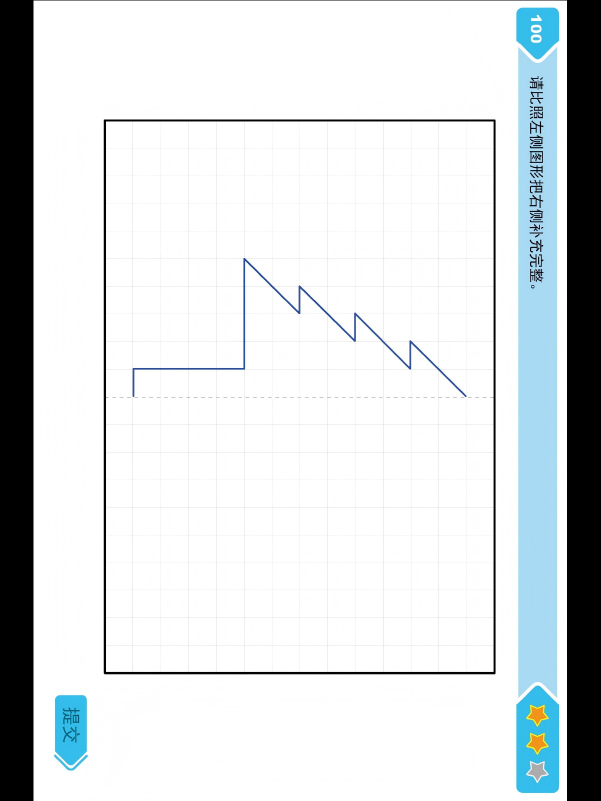
#> input picture data/35duichen.png, 1201 x 1601 px, found by its file name (shown at 1/2 size)
$ python final_shape_sym.py
#> lines starting #> are read from the running program, lines starting #| are printed output that depends on the picture; after the words box and inside, x2 and y2 are one past the last pixel; in counts of white or black regions, pixels touching at a corner belong together
import os
import shutil
import cv2
import numpy as np

EXPECTED_WIDTH = 1201
EXPECTED_HEIGHT = 1601
IGNORE_SIDE_WIDTH = 190
DEFAULT_IGNORE_MODE = "white"   # "white" or "transparent"

# 线提取参数
DARK_THRESH = 100
GRID_GRAY_LOW = 190
GRID_GRAY_HIGH = 245

# 网格补全参数
MIN_VERTICAL_COL_SUM_RATIO = 0.10
MIN_HORIZONTAL_ROW_SUM_RATIO = 0.10
CLUSTER_GAP = 6
GRID_LINE_THICKNESS = 1
OUTER_BORDER_INSET = 1

# 新增：边缘辅助线删除参数
BORDER_NEAR_LINE_RATIO = 0.75
# 含义：若“边缘到首条线”的距离 < 正常间距均值 * 0.75，则删掉这条边缘线

# 新增：中轴线补线参数
MID_AXIS_GAP_RATIO = 1.6
# 含义：若某个相邻间距 > 正常间距中位数 * 1.6，则在该间距中点补一条线


def ensure_dir(path: str):
    if not os.path.exists(path):
        os.makedirs(path)


def clear_directory(dir_path: str):
    """删除目录中的所有内容，但保留目录本身。"""
    if os.path.exists(dir_path):
        shutil.rmtree(dir_path, ignore_errors=True)
    os.makedirs(dir_path, exist_ok=True)


def save_mask(mask: np.ndarray, path: str):
    cv2.imwrite(path, mask)


def apply_mask_to_image(image: np.ndarray, mask: np.ndarray) -> np.ndarray:
    result = np.full_like(image, 255)
    result[mask > 0] = image[mask > 0]
    return result


def keep_largest_rectangle_contour(binary_mask: np.ndarray, min_area=10000):
    contours, _ = cv2.findContours(binary_mask, cv2.RETR_EXTERNAL, cv2.CHAIN_APPROX_SIMPLE)

    best = None
    best_area = 0

    for cnt in contours:
        area = cv2.contourArea(cnt)
        if area < min_area:
            continue

        peri = cv2.arcLength(cnt, True)
        approx = cv2.approxPolyDP(cnt, 0.02 * peri, True)

        if 4 <= len(approx) <= 10:
            if area > best_area:
                best_area = area
                best = cnt

    if best is None:
        return None, None, None

    x, y, w, h = cv2.boundingRect(best)
    box = np.array([[x, y], [x + w, y], [x + w, y + h], [x, y + h]], dtype=np.int32)
    return best, box, (x, y, w, h)


def remove_small_components(mask: np.ndarray, min_area: int) -> np.ndarray:
    num_labels, labels, stats, _ = cv2.connectedComponentsWithStats(mask, connectivity=8)
    out = np.zeros_like(mask)

    for i in range(1, num_labels):
        area = stats[i, cv2.CC_STAT_AREA]
        if area >= min_area:
            out[labels == i] = 255
    return out


def extract_dark_lines(gray: np.ndarray, thresh=100) -> np.ndarray:
    _, mask = cv2.threshold(gray, thresh, 255, cv2.THRESH_BINARY_INV)
    return mask


def extract_light_gray_lines(gray: np.ndarray, low=190, high=245) -> np.ndarray:
    mask = cv2.inRange(gray, low, high)
    return mask


def horizontal_line_enhance(mask: np.ndarray, ksize=25) -> np.ndarray:
    kernel = cv2.getStructuringElement(cv2.MORPH_RECT, (ksize, 1))
    out = cv2.morphologyEx(mask, cv2.MORPH_OPEN, kernel)
    return out


def vertical_line_enhance(mask: np.ndarray, ksize=25) -> np.ndarray:
    kernel = cv2.getStructuringElement(cv2.MORPH_RECT, (1, ksize))
    out = cv2.morphologyEx(mask, cv2.MORPH_OPEN, kernel)
    return out


def put_roi_back(full_shape, roi_mask, rect):
    x, y, w, h = rect
    full = np.zeros(full_shape[:2], dtype=np.uint8)
    full[y:y + h, x:x + w] = roi_mask
    return full


def build_ignore_mask(image_shape, side_width=190) -> np.ndarray:
    h, w = image_shape[:2]
    mask = np.zeros((h, w), dtype=np.uint8)

    side_width = max(0, min(side_width, w // 2))
    if side_width > 0:
        mask[:, :side_width] = 255
        mask[:, w - side_width:] = 255

    return mask


def preprocess_ignore_side_regions(
    img: np.ndarray,
    side_width: int = 190,
    expected_width: int = 1201,
    expected_height: int = 1601,
    fill_mode: str = "white"
):
    h, w = img.shape[:2]

    if (w, h) != (expected_width, expected_height):
        print(
            f"[警告] 当前图片尺寸为 {w}x{h}，"
            f"与预期 {expected_width}x{expected_height} 不一致。"
            f"仍将按左右各 {side_width}px 进行忽略处理。"
        )

    ignored_mask = build_ignore_mask(img.shape, side_width=side_width)

    processed_bgr = img.copy()
    processed_bgr[ignored_mask > 0] = (255, 255, 255)

    if fill_mode == "transparent":
        preview_rgba = cv2.cvtColor(img, cv2.COLOR_BGR2BGRA)
        preview_rgba[ignored_mask > 0, 3] = 0
    else:
        preview_rgba = cv2.cvtColor(processed_bgr, cv2.COLOR_BGR2BGRA)

    return processed_bgr, ignored_mask, preview_rgba


def extract_blue_polyline(img: np.ndarray) -> np.ndarray:
    hsv = cv2.cvtColor(img, cv2.COLOR_BGR2HSV)

    lower_blue = np.array([90, 60, 50], dtype=np.uint8)
    upper_blue = np.array([140, 255, 255], dtype=np.uint8)

    blue_mask = cv2.inRange(hsv, lower_blue, upper_blue)
    blue_mask = cv2.morphologyEx(
        blue_mask,
        cv2.MORPH_OPEN,
        cv2.getStructuringElement(cv2.MORPH_RECT, (2, 2))
    )
    blue_mask = remove_small_components(blue_mask, min_area=20)
    return blue_mask


def extract_outer_box(img: np.ndarray):
    gray = cv2.cvtColor(img, cv2.COLOR_BGR2GRAY)
    dark_mask = extract_dark_lines(gray, thresh=DARK_THRESH)

    dark_mask = cv2.dilate(
        dark_mask,
        cv2.getStructuringElement(cv2.MORPH_RECT, (3, 3)),
        iterations=1
    )

    _, _, rect = keep_largest_rectangle_contour(dark_mask, min_area=50000)
    if rect is None:
        raise RuntimeError("没有找到对称图的大外框。")

    x, y, w, h = rect
    outer_box_mask = np.zeros(gray.shape, dtype=np.uint8)
    cv2.rectangle(outer_box_mask, (x, y), (x + w, y + h), 255, 2)
    return outer_box_mask, rect


def extract_grid_and_dashed(img: np.ndarray, rect):
    """
    - grid_mask_full: 原始提取的网格（未补全）
    - dashed_mask_full: 虚线
    - light_mask_full: 原始浅灰线候选（便于调试）
    """
    x, y, w, h = rect
    roi = img[y:y + h, x:x + w].copy()
    gray = cv2.cvtColor(roi, cv2.COLOR_BGR2GRAY)

    light_mask = extract_light_gray_lines(gray, low=GRID_GRAY_LOW, high=GRID_GRAY_HIGH)

    dark_mask = extract_dark_lines(gray, thresh=120)
    light_mask[dark_mask > 0] = 0

    hori = horizontal_line_enhance(light_mask, ksize=25)
    vert = vertical_line_enhance(light_mask, ksize=25)

    grid_mask_roi = cv2.bitwise_or(hori, vert)
    grid_mask_roi = remove_small_components(grid_mask_roi, min_area=30)

    dashed_candidate = horizontal_line_enhance(light_mask, ksize=9)

    row_sum = np.sum(dashed_candidate > 0, axis=1)
    candidate_rows = np.where(row_sum > max(20, w * 0.03))[0]

    dashed_mask_roi = np.zeros_like(dashed_candidate)
    if len(candidate_rows) > 0:
        target_row = int(np.median(candidate_rows))

        band_top = max(0, target_row - 3)
        band_bottom = min(h, target_row + 4)
        dashed_band = dashed_candidate[band_top:band_bottom, :].copy()

        dashed_band = cv2.morphologyEx(
            dashed_band,
            cv2.MORPH_OPEN,
            cv2.getStructuringElement(cv2.MORPH_RECT, (5, 1))
        )

        dashed_mask_roi[band_top:band_bottom, :] = dashed_band
        dashed_mask_roi = remove_small_components(dashed_mask_roi, min_area=5)

    grid_wo_dashed_roi = grid_mask_roi.copy()
    grid_wo_dashed_roi[dashed_mask_roi > 0] = 0

    grid_mask_full = put_roi_back(img.shape, grid_wo_dashed_roi, rect)
    dashed_mask_full = put_roi_back(img.shape, dashed_mask_roi, rect)
    light_mask_full = put_roi_back(img.shape, light_mask, rect)

    return grid_mask_full, dashed_mask_full, light_mask_full


def cluster_positions(positions, max_gap=6):
    if len(positions) == 0:
        return []

    positions = sorted(int(p) for p in positions)
    groups = [[positions[0]]]

    for p in positions[1:]:
        if p - groups[-1][-1] <= max_gap:
            groups[-1].append(p)
        else:
            groups.append([p])

    centers = [int(round(np.mean(g))) for g in groups]
    return centers


def mean_internal_spacing(positions):
    if len(positions) < 2:
        return None
    gaps = np.diff(sorted(positions))
    if len(gaps) == 0:
        return None
    return float(np.mean(gaps))


def median_internal_spacing(positions):
    if len(positions) < 2:
        return None
    gaps = np.diff(sorted(positions))
    if len(gaps) == 0:
        return None
    return float(np.median(gaps))


def remove_border_adjacent_lines(positions, extent_len, border_ratio=0.75):
    """
    删除与边框过近的首尾线。
    """
    positions = sorted(int(p) for p in positions)
    if len(positions) < 3:
        return positions, {"removed_start": False, "removed_end": False}

    changed = {"removed_start": False, "removed_end": False}

    # 先处理首条
    if len(positions) >= 3:
        normal_mean = mean_internal_spacing(positions[1:])  # 排除首条后看内部间距
        if normal_mean is not None:
            start_gap = positions[0]
            if start_gap < normal_mean * border_ratio:
                positions = positions[1:]
                changed["removed_start"] = True

    # 再处理末条
    if len(positions) >= 3:
        normal_mean = mean_internal_spacing(positions[:-1])  # 排除末条后看内部间距
        if normal_mean is not None:
            end_gap = (extent_len - 1) - positions[-1]
            if end_gap < normal_mean * border_ratio:
                positions = positions[:-1]
                changed["removed_end"] = True

    return positions, changed


def insert_mid_axis_if_needed(positions, gap_ratio=1.6):
    """
    如果某个相邻间距明显大于正常间距，则在中间补一条线。
    例如 500 和 610 之间会补 555。
    """
    positions = sorted(int(p) for p in positions)
    if len(positions) < 2:
        return positions, None

    typical_gap = median_internal_spacing(positions)
    if typical_gap is None or typical_gap <= 0:
        return positions, None

    gaps = np.diff(positions)
    max_idx = int(np.argmax(gaps))
    max_gap = gaps[max_idx]

    if max_gap > typical_gap * gap_ratio:
        left_p = positions[max_idx]
        right_p = positions[max_idx + 1]
        mid_p = int(round((left_p + right_p) / 2.0))

        if mid_p not in positions:
            positions = sorted(positions + [mid_p])
            return positions, {
                "left": left_p,
                "right": right_p,
                "mid": mid_p,
                "typical_gap": typical_gap,
                "max_gap": int(max_gap)
            }

    return positions, None


def complete_grid_inside_outer_box(
    grid_mask_full: np.ndarray,
    rect,
    min_vertical_col_sum_ratio=MIN_VERTICAL_COL_SUM_RATIO,
    min_horizontal_row_sum_ratio=MIN_HORIZONTAL_ROW_SUM_RATIO,
    cluster_gap=CLUSTER_GAP,
    line_thickness=GRID_LINE_THICKNESS,
    inset=OUTER_BORDER_INSET,
    border_ratio=BORDER_NEAR_LINE_RATIO,
    mid_axis_gap_ratio=MID_AXIS_GAP_RATIO
):
    """
    返回：
    - completed_full: 全图坐标下的补全后网格mask
    - vertical_xs_raw: 原始识别竖线位置
    - horizontal_ys_raw: 原始识别横线位置
    - vertical_xs: 清理后的竖线位置
    - horizontal_ys: 清理并补中轴后的横线位置
    - debug_info: 调试信息
    """
    x, y, w, h = rect

    roi = grid_mask_full[y:y + h, x:x + w].copy()
    roi_bin = (roi > 0).astype(np.uint8)

    col_sum = np.sum(roi_bin, axis=0)
    row_sum = np.sum(roi_bin, axis=1)

    min_col_sum = max(10, int(h * min_vertical_col_sum_ratio))
    min_row_sum = max(10, int(w * min_horizontal_row_sum_ratio))

    candidate_x = np.where(col_sum >= min_col_sum)[0]
    candidate_y = np.where(row_sum >= min_row_sum)[0]

    vertical_xs_raw = cluster_positions(candidate_x.tolist(), max_gap=cluster_gap)
    horizontal_ys_raw = cluster_positions(candidate_y.tolist(), max_gap=cluster_gap)

    # 1) 删除与边框过近的首尾辅助线
    vertical_xs, vertical_border_debug = remove_border_adjacent_lines(
        vertical_xs_raw, extent_len=w, border_ratio=border_ratio
    )
    horizontal_ys, horizontal_border_debug = remove_border_adjacent_lines(
        horizontal_ys_raw, extent_len=h, border_ratio=border_ratio
    )

    # 2) 横线中若存在异常大间距，则补一条中轴线
    horizontal_ys, horizontal_mid_debug = insert_mid_axis_if_needed(
        horizontal_ys, gap_ratio=mid_axis_gap_ratio
    )

    completed_roi = np.zeros_like(roi)

    x0 = inset
    x1 = max(inset, w - 1 - inset)
    y0 = inset
    y1 = max(inset, h - 1 - inset)

    for xx in vertical_xs:
        xx = int(np.clip(xx, 0, w - 1))
        cv2.line(completed_roi, (xx, y0), (xx, y1), 255, thickness=line_thickness)

    for yy in horizontal_ys:
        yy = int(np.clip(yy, 0, h - 1))
        cv2.line(completed_roi, (x0, yy), (x1, yy), 255, thickness=line_thickness)

    completed_full = np.zeros_like(grid_mask_full)
    completed_full[y:y + h, x:x + w] = completed_roi

    debug_info = {
        "vertical_border_debug": vertical_border_debug,
        "horizontal_border_debug": horizontal_border_debug,
        "horizontal_mid_debug": horizontal_mid_debug,
        "min_col_sum": min_col_sum,
        "min_row_sum": min_row_sum,
    }

    return (
        completed_full,
        vertical_xs_raw,
        horizontal_ys_raw,
        vertical_xs,
        horizontal_ys,
        debug_info
    )


def draw_grid_keypoints_preview(img_shape, rect, vertical_xs, horizontal_ys):
    x, y, w, h = rect
    canvas = np.zeros(img_shape[:2], dtype=np.uint8)

    for xx in vertical_xs:
        gx = x + xx
        cv2.line(canvas, (gx, y), (gx, y + h - 1), 255, 1)

    for yy in horizontal_ys:
        gy = y + yy
        cv2.line(canvas, (x, gy), (x + w - 1, gy), 255, 1)

    return canvas


def extract_symmetry(
    image_path: str,
    out_dir: str,
    ignore_side_width: int = IGNORE_SIDE_WIDTH,
    expected_width: int = EXPECTED_WIDTH,
    expected_height: int = EXPECTED_HEIGHT,
    ignore_mode: str = DEFAULT_IGNORE_MODE
):
    img = cv2.imread(image_path, cv2.IMREAD_COLOR)
    if img is None:
        raise FileNotFoundError(f"无法读取图片: {image_path}")

    clear_directory(out_dir)

    # 1) 左右忽略区预处理
    processed_img, ignored_mask, preview_rgba = preprocess_ignore_side_regions(
        img,
        side_width=ignore_side_width,
        expected_width=expected_width,
        expected_height=expected_height,
        fill_mode=ignore_mode
    )

    save_mask(ignored_mask, os.path.join(out_dir, "sym_ignored_side_mask.png"))
    cv2.imwrite(os.path.join(out_dir, "sym_preprocessed_white.png"), processed_img)
    cv2.imwrite(os.path.join(out_dir, "sym_preprocessed_preview_rgba.png"), preview_rgba)

    # 2) 蓝色折线
    blue_mask = extract_blue_polyline(processed_img)
    save_mask(blue_mask, os.path.join(out_dir, "sym_blue_mask.png"))
    blue_only = apply_mask_to_image(processed_img, blue_mask)
    cv2.imwrite(os.path.join(out_dir, "sym_blue_only.png"), blue_only)

    # 3) 外框
    outer_box_mask, rect = extract_outer_box(processed_img)
    save_mask(outer_box_mask, os.path.join(out_dir, "sym_outer_box_mask.png"))

    # 4) 原始网格 + 虚线
    grid_mask_raw, dashed_mask, light_mask = extract_grid_and_dashed(processed_img, rect)
    save_mask(light_mask, os.path.join(out_dir, "sym_light_gray_mask.png"))
    save_mask(grid_mask_raw, os.path.join(out_dir, "sym_grid_mask_raw.png"))
    save_mask(dashed_mask, os.path.join(out_dir, "sym_dashed_mask.png"))

    # 5) 补全网格（含边缘线删除 + 中轴线补充）
    (
        grid_mask_completed,
        vertical_xs_raw,
        horizontal_ys_raw,
        vertical_xs,
        horizontal_ys,
        debug_info
    ) = complete_grid_inside_outer_box(
        grid_mask_raw,
        rect=rect,
        min_vertical_col_sum_ratio=MIN_VERTICAL_COL_SUM_RATIO,
        min_horizontal_row_sum_ratio=MIN_HORIZONTAL_ROW_SUM_RATIO,
        cluster_gap=CLUSTER_GAP,
        line_thickness=GRID_LINE_THICKNESS,
        inset=OUTER_BORDER_INSET,
        border_ratio=BORDER_NEAR_LINE_RATIO,
        mid_axis_gap_ratio=MID_AXIS_GAP_RATIO
    )

    save_mask(grid_mask_completed, os.path.join(out_dir, "sym_grid_completed_mask.png"))

    # 调试图：原始检测位置
    grid_key_preview_raw = draw_grid_keypoints_preview(
        processed_img.shape, rect, vertical_xs_raw, horizontal_ys_raw
    )
    save_mask(grid_key_preview_raw, os.path.join(out_dir, "sym_grid_keypoints_preview_raw.png"))

    # 调试图：最终位置
    grid_key_preview_final = draw_grid_keypoints_preview(
        processed_img.shape, rect, vertical_xs, horizontal_ys
    )
    save_mask(grid_key_preview_final, os.path.join(out_dir, "sym_grid_keypoints_preview_final.png"))

    # 6) 叠回原图查看
    grid_completed_only = apply_mask_to_image(processed_img, grid_mask_completed)
    cv2.imwrite(os.path.join(out_dir, "sym_grid_completed_only.png"), grid_completed_only)

    # 7) helper：外框 + 补全网格 + 虚线
    helper_mask_completed = cv2.bitwise_or(outer_box_mask, grid_mask_completed)
    helper_mask_completed = cv2.bitwise_or(helper_mask_completed, dashed_mask)
    save_mask(helper_mask_completed, os.path.join(out_dir, "sym_helper_mask.png"))

    helper_only_completed = apply_mask_to_image(processed_img, helper_mask_completed)
    cv2.imwrite(os.path.join(out_dir, "sym_helper_only_completed.png"), helper_only_completed)

    # 旧版 helper 保留
    helper_mask_raw = cv2.bitwise_or(outer_box_mask, grid_mask_raw)
    helper_mask_raw = cv2.bitwise_or(helper_mask_raw, dashed_mask)
    save_mask(helper_mask_raw, os.path.join(out_dir, "sym_helper_mask_raw.png"))

    helper_only_raw = apply_mask_to_image(processed_img, helper_mask_raw)
    cv2.imwrite(os.path.join(out_dir, "sym_helper_only_raw.png"), helper_only_raw)

    print(f"[对称图] 提取完成，结果保存在: {out_dir}")
    print(f"[对称图] 外框 rect = {rect}")

    print("\n=== 原始检测到的线位置（ROI内）===")
    print(f"竖线 raw: {vertical_xs_raw}")
    print(f"横线 raw: {horizontal_ys_raw}")

    print("\n=== 边缘线清理后的线位置（ROI内）===")
    print(f"竖线 final: {vertical_xs}")
    print(f"横线 final: {horizontal_ys}")

    print("\n=== 调试信息 ===")
    print(f"vertical_border_debug: {debug_info['vertical_border_debug']}")
    print(f"horizontal_border_debug: {debug_info['horizontal_border_debug']}")
    print(f"horizontal_mid_debug: {debug_info['horizontal_mid_debug']}")
    print(f"min_col_sum: {debug_info['min_col_sum']}, min_row_sum: {debug_info['min_row_sum']}")

    if debug_info["horizontal_mid_debug"] is not None:
        info = debug_info["horizontal_mid_debug"]
        print(
            f"[中轴补线] 在横线 ROI 坐标 {info['left']} 与 {info['right']} 之间，"
            f"补入中轴线 {info['mid']}"
        )


def main():
    from config import GAME_CONFIGS
    cfg = GAME_CONFIGS["sym"]
    extract_symmetry(
        image_path=cfg["raw_image"],
        out_dir=cfg["out_dir"],
        ignore_side_width=190,
        expected_width=1201,
        expected_height=1601,
        ignore_mode="white",
    )
#> in extract_symmetry, img is the input picture: shape (1601, 1201, 3); mean B, G, R 221.8, 219.9, 215.5
#> in preprocess_ignore_side_regions, `processed_bgr[ignored_mask > 0] = (255, 255, 255)`:
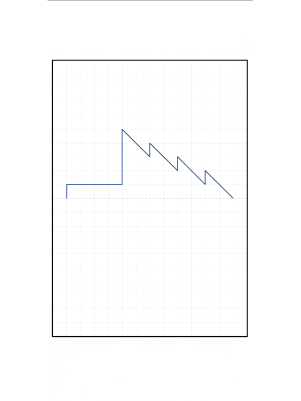
#> processed_bgr: shape (1601, 1201, 3) (shown at 1/4 size); mean B, G, R 252.1, 251.9, 251.8
#> in extract_symmetry, `processed_img, ignored_mask, preview_rgba = preprocess_ignore_side_reg..`:
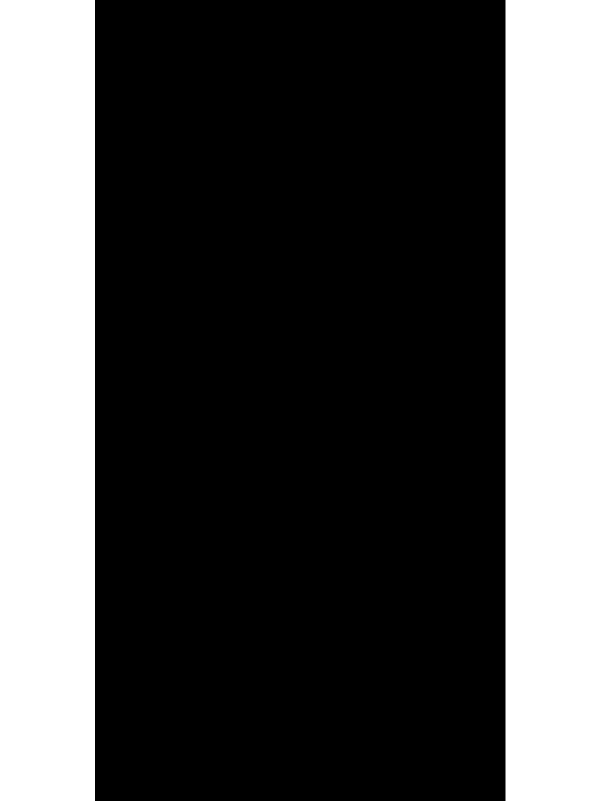
#> ignored_mask: shape (1601, 1201) (shown at 1/2 size); 31.6% white; 2 white regions, box (x1, y1, x2, y2) and area: (0, 0, 190, 1601) 304190, (1011, 0, 1201, 1601) 304190
#> in extract_blue_polyline, `blue_mask = cv2.inRange(hsv, lower_blue, upper_blue)`:
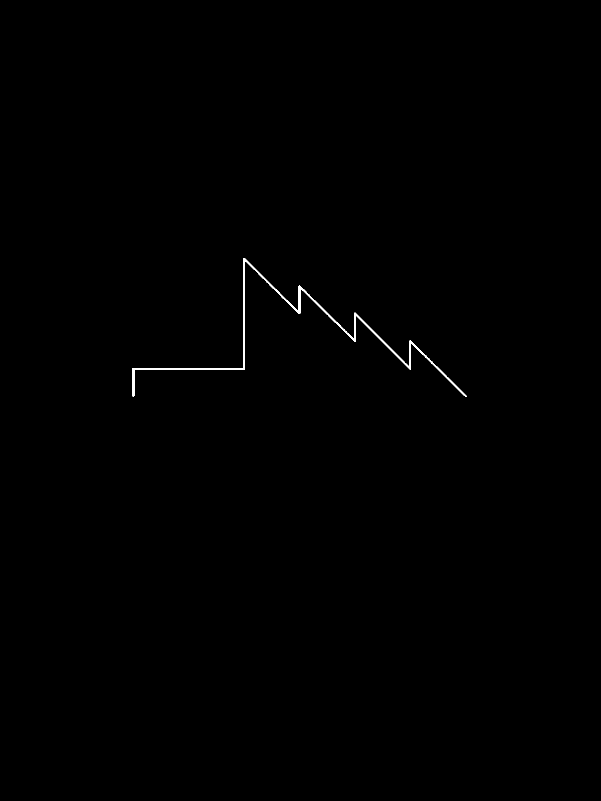
#> blue_mask: shape (1601, 1201) (shown at 1/2 size); 0.22% white; 1 white region, box (x1, y1, x2, y2) and area: (265, 516, 933, 794) 4259
#> in extract_blue_polyline, `blue_mask = cv2.morphologyEx( blue_mask, cv2.MORPH_OPEN, cv2.getStruct..`:
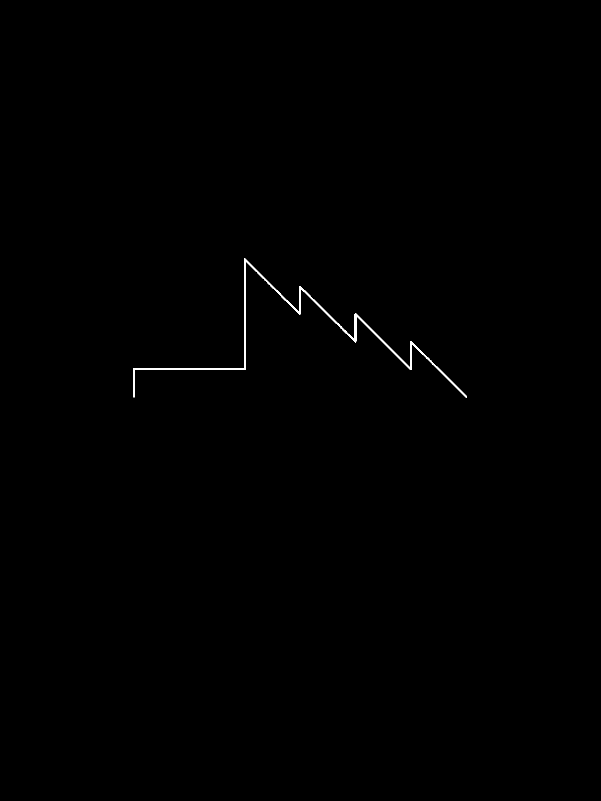
#> blue_mask: shape (1601, 1201) (shown at 1/2 size); 0.22% white; 1 white region, box (x1, y1, x2, y2) and area: (266, 517, 934, 795) 4259
#> in remove_small_components, `num_labels, labels, stats, _ = cv2.connectedComponentsWithStats(mask, ..`: num_labels = 2; stats = [[0, 0, 1201, 1601, 1918542], [266, 517, 668, 278, 4259]]
#> the loop in remove_small_components, `for i in range(1, num_labels):` made 1 pass
#> area on pass 1: 4259
#> in apply_mask_to_image, `result[mask > 0] = image[mask > 0]`:
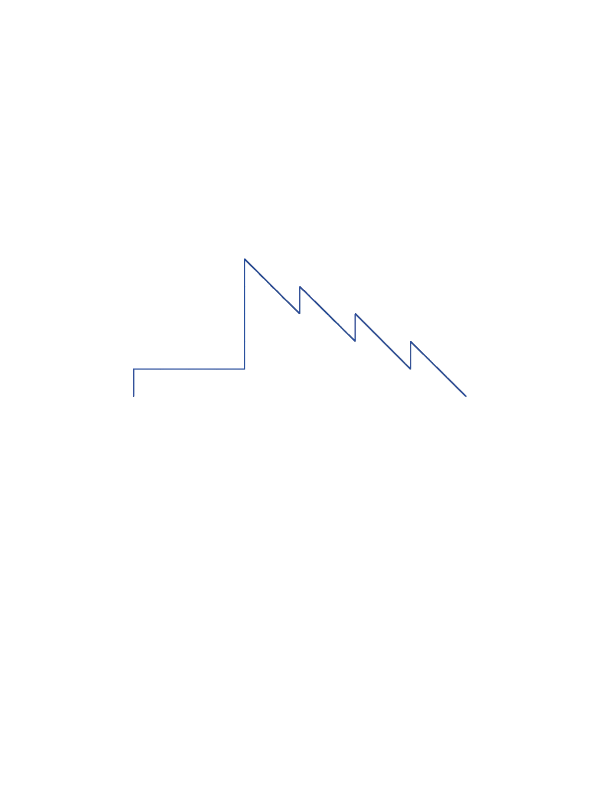
#> result: shape (1601, 1201, 3) (shown at 1/2 size); mean B, G, R 254.8, 254.7, 254.6
#> (the rest of the program and of its run is left out)
